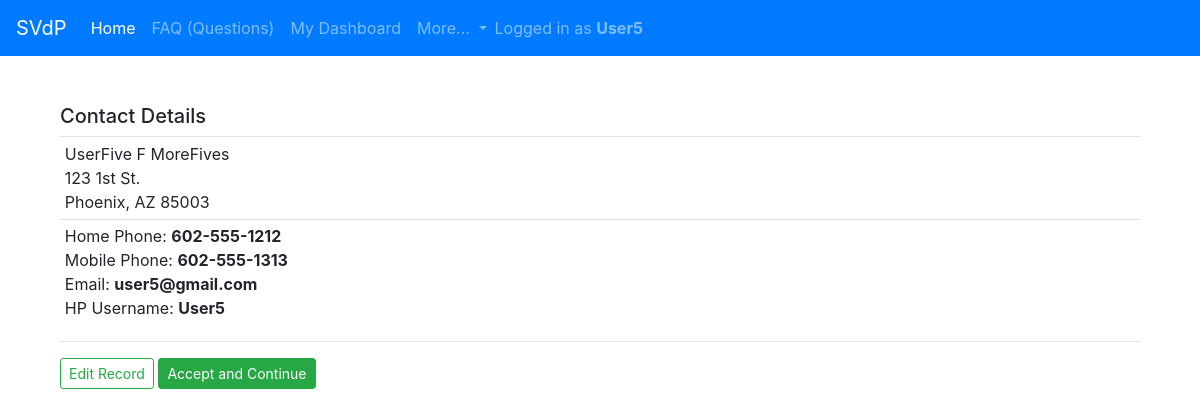
/contact_detail/9/ (signed in), run on the app's committed database.
### home/models.py (models this page shows, shortened)
class Contact(models.Model):
    username = models.OneToOneField(User, on_delete=models.CASCADE, unique = True, null = True)
    first_name = models.CharField(max_length=200)
    middle_initial = models.CharField(max_length=10, blank=True)
    last_name = models.CharField(max_length=200)
    address1 = models.CharField(max_length=200)
    address2 = models.CharField(max_length=200, blank=True)
    city = models.CharField(max_length=200)
    state = models.CharField(max_length=200, default = 'AZ')
    zipcode = models.CharField(max_length=200)
    mobile_phone = models.CharField(max_length=200)
    home_phone = models.CharField(max_length=200, blank=True)
    email = models.CharField(max_length=200)
    DOB = models.DateField()
    veteran = models.BooleanField()

### home/views.py (the view)
# urls.py: path('contact_detail/<pk>/', login_required(ContactModelDetail.as_view()), name='contact_detail'),
class ContactModelDetail(DetailView):
    model = Contact
    def get_queryset(self):
        return self.model.objects.filter(username=self.request.user)

### home/templates/home/contact_detail.html (shortened to what this page needs)
{% extends "base.html" %}
{% load static %}
{% block content %}
<div class="container">
<br><br>
<h5>Contact Details</h5>
    <table class="table table-sm">
       <tr><td>
       {{ object.first_name }} {{ object.middle_initial }} {{ object.last_name }}<br>
       {{ object.address1 }}
       {{ object.address2 }}<br>
       {{ object.city}}, {{ object.state }} {{ object.zipcode }}<br>
       </td></tr>
        <tr><td>Home Phone: <b>{{ object.home_phone }}</b><br>
            Mobile Phone: <b>{{ object.mobile_phone }}</b><br>
            Email: <b>{{ object.email }}</b><br>
            HP Username: <b>{{ object.username }}</b>
       </td></tr>
    </table>
<hr>
    <a class="btn btn-outline-success btn-sm" role="button" href="/home/contact_update/{{ object.id }}/">Edit Record</a>
    <a class="btn btn-success btn-sm" role="button" href="/home/startapp/">Accept and Continue</a>
</div>
{% endblock %}

### templates/base.html (shortened to what this page needs)
<!DOCTYPE html>
<html>
  <head>
    <link rel="stylesheet" href="https://stackpath.bootstrapcdn.com/bootstrap/4.5.2/css/bootstrap.min.css">
  </head>
  <body>
    <nav class="navbar navbar-expand-lg navbar-dark bg-primary">
      <a class="navbar-brand" href="#">SVdP</a>
      <div class="collapse navbar-collapse" id="navbarNavDropdown">
        <ul class="navbar-nav">
          <li class="nav-item active">
            <a class="nav-link" href="/home">Home <span class="sr-only">(current)</span></a>
          </li>
          <li class="nav-item">
            <a class="nav-link" href="/home/hpapp_faq">FAQ (Questions)</a>
          </li>
          {% if user.is_authenticated %}
              <li class="nav-item">
                <a class="nav-link" href="{% url 'home:dashboard' %}">My Dashboard</a>
              </li>
          {% endif %}
          <li class="nav-item dropdown">
            <a class="nav-link dropdown-toggle" href="#" id="navbarDropdownMenuLink" role="button" data-toggle="dropdown" aria-haspopup="true" aria-expanded="false">
              More...
            </a>
          </li>
        </ul>
        {% if user.is_authenticated %}
        <span class="navbar-text">
          Logged in as <b>{{ user.username }}</b>
        </span>
        {% endif %}
      </div>
    </nav>
    {% block body %}
    <div class="container">
      {% block content %}
      {% endblock %}
      {% endblock %}
   </div>
  </body>
</html>

### data on the page
Contact: first_name "UserFive", middle_initial "F", last_name "MoreFives", address1 "123 1st St.", city "Phoenix", state "AZ", zipcode "85003", home_phone "602-555-1212", mobile_phone "602-555-1313", email "user5@gmail.com", username "User5"

### other printed values
{{ user.username }} "User5"
